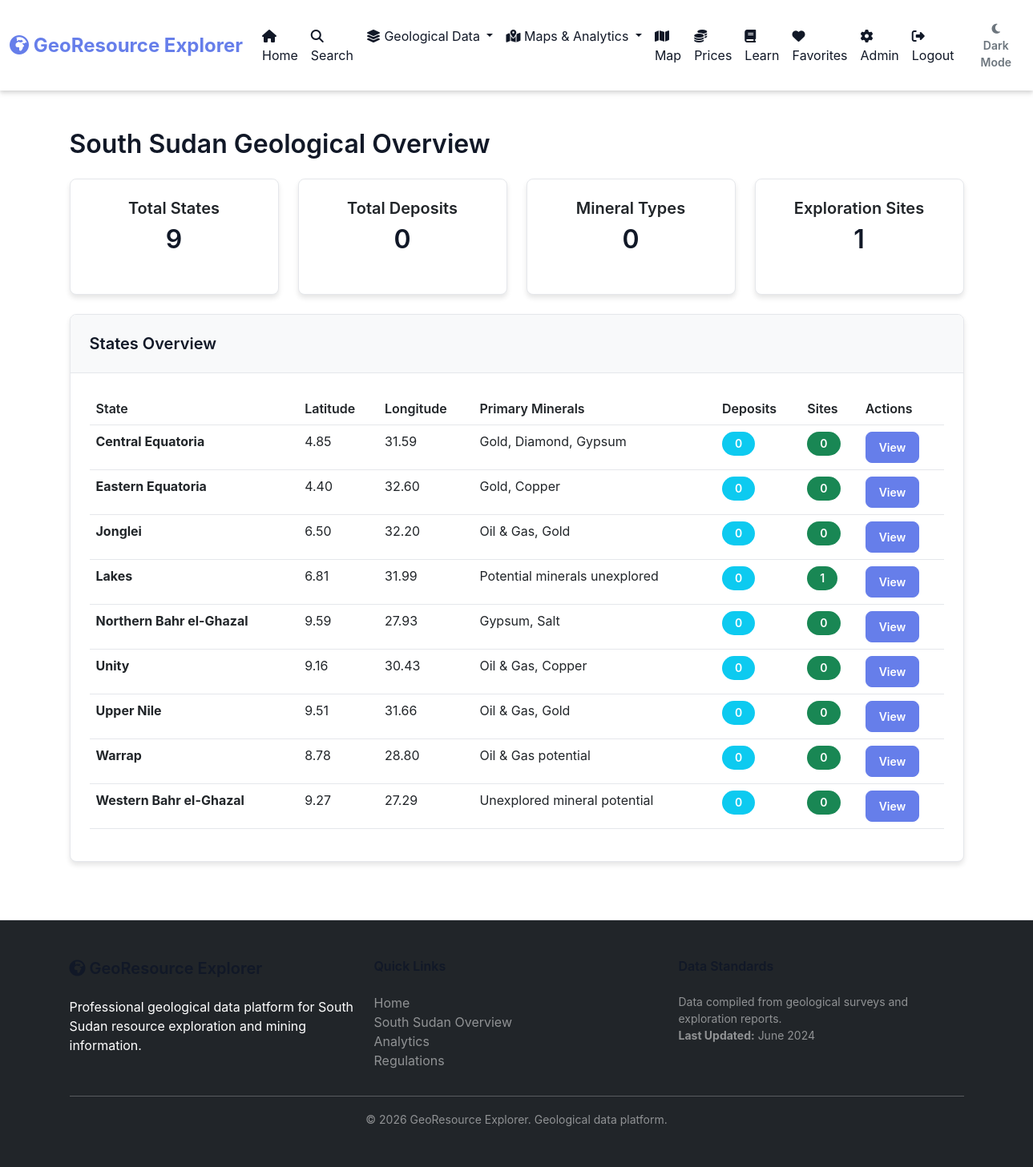
/sudan (signed in), run on the app's committed database.
### tables this page shows
CREATE TABLE ss_states (
            id INTEGER PRIMARY KEY AUTOINCREMENT,
            name TEXT UNIQUE NOT NULL,
            capital TEXT,
            area_km2 REAL,
            population INTEGER,
            primary_minerals TEXT,
            geological_description TEXT,
            latitude REAL,
            longitude REAL
        );

### app/professional.py (the view)
    @app.route("/sudan")
    @login_required
    def sudan_overview():
        db = get_db()
        states = db.execute("""
            SELECT s.*,
                   COUNT(DISTINCT e.id) as site_count,
                   COUNT(DISTINCT d.id) as deposit_count
            FROM ss_states s
            LEFT JOIN ss_exploration_sites e ON s.id = e.state_id
            LEFT JOIN deposits d ON e.deposit_id = d.id
            GROUP BY s.id
            ORDER BY s.name
        """).fetchall()
        states = [dict(s) for s in states]
        stats = db.execute("""
            SELECT
                COUNT(DISTINCT s.id) as total_states,
                COUNT(DISTINCT d.id) as total_deposits,
                COUNT(DISTINCT d.mineral_type_id) as mineral_types,
                COUNT(DISTINCT e.id) as exploration_sites
            FROM ss_states s
            LEFT JOIN ss_exploration_sites e ON s.id = e.state_id
            LEFT JOIN deposits d ON e.deposit_id = d.id
        """).fetchone()
        stats = dict(stats) if stats else {}
        return render_template("sudan.html", states=states, stats=stats)

### app/db.py (called while the page is built)
def get_db():
    if 'db' not in g:
        g.db = sqlite3.connect(
            DATABASE_PATH,
            check_same_thread=False,
            timeout=5.0  # 5 second timeout for database lock
        )
        g.db.row_factory = sqlite3.Row
        g.db.execute("PRAGMA foreign_keys = ON")
    return g.db

### app/helpers.py (called while the page is built)
def login_required(f):
    @wraps(f)
    def decorated_function(*args, **kwargs):
        if session.get("user_id") is None:
            return redirect("/login")
        return f(*args, **kwargs)
    return decorated_function

### app/utils.py (called while the page is built)
def is_admin():
    if "user_id" not in session:
        return False
    db = get_db()
    user = db.execute(
        "SELECT is_admin FROM users WHERE id = ?",
        (session["user_id"],)
    ).fetchone()
    return user and user["is_admin"] == 1

### templates/sudan.html (shortened to what this page needs)
{% extends "layout.html" %}
{% block content %}
<div class="container mt-4">
    <h2>South Sudan Geological Overview</h2>
    {% if stats %}
    <div class="row mb-4">
        <div class="col-md-3">
            <div class="card text-center">
                <div class="card-body">
                    <h5 class="card-title">Total States</h5>
                    <h2>{{ stats.total_states }}</h2>
                </div>
            </div>
        </div>
        <div class="col-md-3">
            <div class="card text-center">
                <div class="card-body">
                    <h5 class="card-title">Total Deposits</h5>
                    <h2>{{ stats.total_deposits }}</h2>
                </div>
            </div>
        </div>
        <div class="col-md-3">
            <div class="card text-center">
                <div class="card-body">
                    <h5 class="card-title">Mineral Types</h5>
                    <h2>{{ stats.mineral_types }}</h2>
                </div>
            </div>
        </div>
        <div class="col-md-3">
            <div class="card text-center">
                <div class="card-body">
                    <h5 class="card-title">Exploration Sites</h5>
                    <h2>{{ stats.exploration_sites }}</h2>
                </div>
            </div>
        </div>
    </div>
    {% endif %}
    <div class="card">
        <div class="card-header">
            <h5 class="mb-0">States Overview</h5>
        </div>
        <div class="card-body">
            <div class="table-responsive">
                <table class="table table-hover">
                    <thead>
                        <tr>
                            <th>State</th>
                            <th>Latitude</th>
                            <th>Longitude</th>
                            <th>Primary Minerals</th>
                            <th>Deposits</th>
                            <th>Sites</th>
                            <th>Actions</th>
                        </tr>
                    </thead>
                    <tbody>
                        {% for state in states %}
                        <tr>
                            <td><strong>{{ state.name }}</strong></td>
                            <td>{{ "%.2f"|format(state.latitude) if state.latitude else 'N/A' }}</td>
                            <td>{{ "%.2f"|format(state.longitude) if state.longitude else 'N/A' }}</td>
                            <td>{{ state.primary_minerals }}</td>
                            <td><span class="badge bg-info">{{ state.deposit_count }}</span></td>
                            <td><span class="badge bg-success">{{ state.site_count }}</span></td>
                            <td>
                                <a href="/sudan/{{ state.name }}" class="btn btn-sm btn-primary">View</a>
                            </td>
                        </tr>
                        {% endfor %}
                    </tbody>
                </table>
            </div>
        </div>
    </div>
</div>
{% endblock %}

### static/style.css (style rules this page uses)
:root { --primary: #667eea; --primary-dark: #764ba2; --secondary: #17a2b8; --success: #28a745; --danger: #dc3545; --warning: #ffc107; --info: #17a2b8; --light: #f8f9fa; --dark: #343a40; --muted: #6c757d; --bg-primary: #ffffff; --bg-secondary: #f8f9fa; --bg-tertiary: #f0f2f5; --bg-gradient: linear-gradient(135deg, #667eea 0%, #764ba2 100%); --text-primary: #111827; --text-secondary: #6b7280; --text-light: #ffffff; --border-color: #e5e7eb; --border-color-light: #f3f4f6; --shadow-sm: 0 1px 2px rgba(0, 0, 0, 0.05); --shadow-md: 0 4px 6px rgba(0, 0, 0, 0.1); --shadow-lg: 0 10px 15px rgba(0, 0, 0, 0.1); --shadow-xl: 0 20px 25px rgba(0, 0, 0, 0.15); --spacing-xs: 0.25rem; --spacing-sm: 0.5rem; --spacing-md: 1rem; --spacing-lg: 1.5rem; --spacing-xl: 2rem; --spacing-2xl: 3rem; --radius-sm: 0.25rem; --radius-md: 0.375rem; --radius-lg: 0.5rem; --radius-xl: 1rem; --radius-full: 9999px; --transition-fast: 150ms ease-in-out; --transition-base: 250ms ease-in-out; --transition-slow: 350ms ease-in-out; --z-dropdown: 1000; --z-modal: 1050; --z-popover: 1060; --z-tooltip: 1070; }
* { margin: 0; padding: 0; box-sizing: border-box; }
html { font-size: 16px; scroll-behavior: smooth; }
body { font-family: -apple-system, BlinkMacSystemFont, 'Segoe UI', Roboto, 'Helvetica Neue', Arial, sans-serif; background-color: var(--bg-primary); color: var(--text-primary); line-height: 1.5; transition: background-color var(--transition-base), color var(--transition-base); }
h1, h2, h3, h4, h5, h6 { font-weight: 600; line-height: 1.2; margin-bottom: var(--spacing-lg); color: var(--text-primary); }
h2 { font-size: 2rem; }
h5 { font-size: 1.25rem; }
a { color: var(--primary); text-decoration: none; transition: color var(--transition-fast); }
.text-center { text-align: center; }
.mt-4 { margin-top: var(--spacing-xl); }
.mb-4 { margin-bottom: var(--spacing-xl); }
.bg-success { background-color: var(--success); color: var(--text-light); }
.bg-info { background-color: var(--info); color: var(--text-light); }
.card { background-color: var(--bg-primary); border: 1px solid var(--border-color); border-radius: var(--radius-lg); box-shadow: var(--shadow-md); overflow: hidden; transition: box-shadow var(--transition-base), transform var(--transition-base); }
.card-header { background-color: var(--bg-secondary); padding: var(--spacing-lg); border-bottom: 1px solid var(--border-color); }
.card-body { padding: var(--spacing-lg); }
.btn { display: inline-block; padding: var(--spacing-md) var(--spacing-lg); border: 1px solid transparent; border-radius: var(--radius-lg); font-weight: 600; text-align: center; cursor: pointer; transition: all var(--transition-fast); text-decoration: none; user-select: none; font-size: 0.95rem; }
.btn-primary { background-color: var(--primary); color: var(--text-light); border-color: var(--primary); }
.btn-sm { padding: var(--spacing-sm) var(--spacing-md); font-size: 0.875rem; }
.badge { display: inline-block; padding: var(--spacing-sm) var(--spacing-md); border-radius: var(--radius-full); font-size: 0.875rem; font-weight: 600; }
table { width: 100%; border-collapse: collapse; margin-bottom: var(--spacing-lg); }
th { background-color: var(--bg-secondary); padding: var(--spacing-md); text-align: left; font-weight: 600; border-bottom: 2px solid var(--border-color); }
td { padding: var(--spacing-md); border-bottom: 1px solid var(--border-color); }
@media (min-width: 1200px) { .container { max-width: 1140px; margin: 0 auto; } }

### data on the page
ss_states: name "Central Equatoria", latitude "4.85", longitude "31.59", primary_minerals "Gold, Diamond, Gypsum", deposit_count "0", site_count "0"
ss_states: name "Eastern Equatoria", latitude "4.40", longitude "32.60", primary_minerals "Gold, Copper", deposit_count "0", site_count "0"
ss_states: name "Jonglei", latitude "6.50", longitude "32.20", primary_minerals "Oil & Gas, Gold", deposit_count "0", site_count "0"
ss_states: name "Lakes", latitude "6.81", longitude "31.99", primary_minerals "Potential minerals unexplored", deposit_count "0", site_count "1"
ss_states: name "Northern Bahr el-Ghazal", latitude "9.59", longitude "27.93", primary_minerals "Gypsum, Salt", deposit_count "0", site_count "0"
ss_states: name "Unity", latitude "9.16", longitude "30.43", primary_minerals "Oil & Gas, Copper", deposit_count "0", site_count "0"
ss_states: name "Upper Nile", latitude "9.51", longitude "31.66", primary_minerals "Oil & Gas, Gold", deposit_count "0", site_count "0"
ss_states: name "Warrap", latitude "8.78", longitude "28.80", primary_minerals "Oil & Gas potential", deposit_count "0", site_count "0"
ss_states: name "Western Bahr el-Ghazal", latitude "9.27", longitude "27.29", primary_minerals "Unexplored mineral potential", deposit_count "0", site_count "0"

### other printed values
{{ stats.total_states }} "9"
{{ stats.total_deposits }} "0"
{{ stats.mineral_types }} "0"
{{ stats.exploration_sites }} "1"
